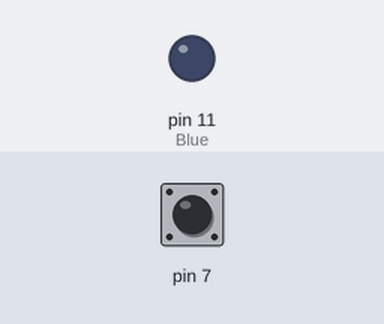
Recording of a sketch running on a simulated Arduino Uno, built with avr-gcc and run on an emulated ATmega328P. Parts: output pins drawn as LEDs (lit = HIGH). The test bench sets the inputs (shaded band); at power-on: pin 7 HIGH.

Above: at 1.2 s.
1.3 s: pin 7 pulled LOW for 0.15 s
At 1.37 s:
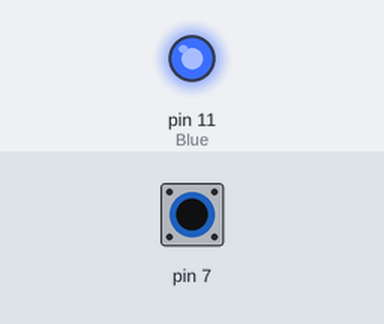
2.9 s: pin 7 pulled LOW for 3.2 s
At 6.7 s:
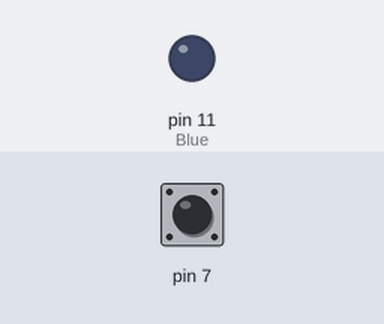
Timing chart, 0 to 8.2 s (numbered marks = the images above; inputs shaded):
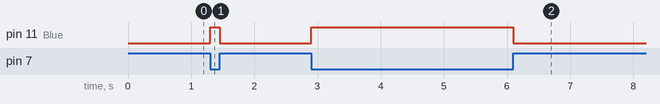

The sketch:

a4.ino
```cpp
void setup() {
  Serial.begin(9600);
  pinMode(11, OUTPUT); // Blue
  pinMode(7, INPUT_PULLUP);
}

void loop() {
  bool btn = digitalRead(7);
  if (btn == false) {
    digitalWrite(11, 1);
  } else {
    digitalWrite(11, 0);
  }
}
```

Measured:
- after the input at 1.3 s, pin 11 (Blue): LOW → HIGH at once, → LOW 0.15 s later
- after the input at 2.9 s, pin 11 (Blue): LOW → HIGH at once, → LOW 3.2 s later
